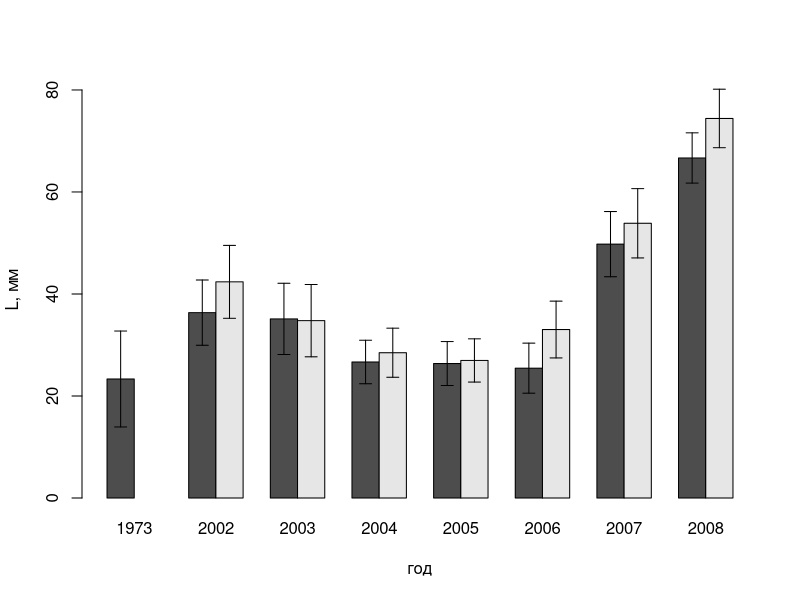

Write R code to recreate this figure. (Note: this script raises an error after producing the figure.)
setwd("~/Dropbox/PhD_thesis/PhD_thesis/after_Deryuginskie")

#загружаем исходники
ishodnik<-read.table("Macoma_Cerastoderma_Mya_size.csv", header=T, sep=";", dec=",")
str(ishodnik)

samples.names<-read.table(file="samples.csv", sep=";", dec=",", head=T)

## ДЕЛАЕМ ОЦЕНКУ ОБИЛИЯ ДЛЯ СРАВНЕНИЯ С 1973 ГОДОМ, ОТРЕЗАЯ ВСЕХ КТО МЕНЬШЕ 5ММ, т.к.ТАМ МЫЛИ НА 5 мм сите
#####

#данные за 1973 год (по: Агарова и др., 1976)
Macoma_1973_sqmeter<-c(16,42, 12)
cockle_1973_sqmeter<-c(10,3,5,10)
Mya_1973_sqmeter<-c(10)

Macoma_1973_mean<-mean(Macoma_1973_sqmeter)
Macoma_1973_SEM<-sd(Macoma_1973_sqmeter)/sqrt(3)

cockle_1973_mean<-mean(cockle_1973_sqmeter)
cockle_1973_SEM<-sd(cockle_1973_sqmeter)/sqrt(4)



#фильтруем все данные крупнее 5 мм для сравнения с 70ми годами
ish_more_5mm<-subset(ishodnik, ishodnik$Length.mm>=5)

# делаем отдельные датасеты для макомы и сердцевидки и мии
ish_Macoma_5mm<-subset(ish_more_5mm, ish_more_5mm$species=="Macoma balthica")

ish_cockle_5mm<-subset(ish_more_5mm, ish_more_5mm$species=="Cerastoderma edule")

ish_Mya_5mm<-subset(ish_more_5mm, ish_more_5mm$species=="Mya arenaria")

#считаем число особей в пробах, убирая качественные выборки
(Macoma_N_samples_5mm<-table(ish_Macoma_5mm$year[ish_Macoma_5mm$samples!="kach", drop=T], ish_Macoma_5mm$samples[ish_Macoma_5mm$samples!="kach", drop=T]))
(Macoma_N_samples_5mm.df<-as.data.frame(Macoma_N_samples_5mm))
names(Macoma_N_samples_5mm.df)<-c("year", "sample", "N_sample")

cockle_N_samples_5mm<-table(ish_cockle_5mm$year[ish_cockle_5mm$samples!="kach",drop=T], ish_cockle_5mm$samples[ish_cockle_5mm$samples!="kach", drop=T])
cockle_N_samples_5mm.df<-as.data.frame(cockle_N_samples_5mm)
names(cockle_N_samples_5mm.df)<-c("year", "sample", "N_sample")

(Mya_N_samples_5mm<-table(ish_Mya_5mm$year[ish_Mya_5mm$samples!="kach", drop=T], ish_Mya_5mm$samples[ish_Mya_5mm$samples!="kach", drop=T]))
(Mya_N_samples_5mm.df<-as.data.frame(Mya_N_samples_5mm))
names(Mya_N_samples_5mm.df)<-c("year", "sample", "N_sample")

# надо вычеркнуть те пробы которых нету
for (i in 1:length(levels(Macoma_N_samples_5mm.df$year)))
{ (xxx<-Macoma_N_samples_5mm.df$sample[Macoma_N_samples_5mm.df$year==levels(Macoma_N_samples_5mm.df$year)[i] ]%in%
     samples.names$sample[samples.names$year==levels(Macoma_N_samples_5mm.df$year)[i]])
  antixxx<-as.logical(1-xxx)
  Macoma_N_samples_5mm.df$N_sample[Macoma_N_samples_5mm.df$year==levels(Macoma_N_samples_5mm.df$year)[i]][antixxx]<-NA
}

for (i in 1:length(levels(cockle_N_samples_5mm.df$year)))
{ (xxx<-cockle_N_samples_5mm.df$sample[cockle_N_samples_5mm.df$year==levels(cockle_N_samples_5mm.df$year)[i] ]%in%
     samples.names$sample[samples.names$year==levels(cockle_N_samples_5mm.df$year)[i]])
  antixxx<-as.logical(1-xxx)
  cockle_N_samples_5mm.df$N_sample[cockle_N_samples_5mm.df$year==levels(cockle_N_samples_5mm.df$year)[i]][antixxx]<-NA
}

for (i in 1:length(levels(Mya_N_samples_5mm.df$year)))
{ (xxx<-Mya_N_samples_5mm.df$sample[Mya_N_samples_5mm.df$year==levels(Mya_N_samples_5mm.df$year)[i] ]%in%
     samples.names$sample[samples.names$year==levels(Mya_N_samples_5mm.df$year)[i]])
  antixxx<-as.logical(1-xxx)
  Mya_N_samples_5mm.df$N_sample[Mya_N_samples_5mm.df$year==levels(Mya_N_samples_5mm.df$year)[i]][antixxx]<-NA
}

#объединяем две таблички в одну - чтобы пририсовать, какая площадь и считаем на квадратный метр
# аналог функции merge из Шипунова и Ко (стр.237)
recode <- function(var, from, to)
{
  x <- as.vector(var)
  x.tmp <- x
  for (i in 1:length(from)) {x <- replace(x, x.tmp == from[i],
                                          to[i])}
  if(is.factor(var)) factor(x) else x
}

samp<-recode(Macoma_N_samples_5mm.df$sample, samples.names$sample, as.numeric(samples.names$square))
Macoma_N_samples_5mm.df<-(cbind(square=as.numeric(as.character(samp)), Macoma_N_samples_5mm.df))
Macoma_N_samples_5mm.df$N_sqmeter<-Macoma_N_samples_5mm.df$N_sample * Macoma_N_samples_5mm.df$square


samp<-recode(cockle_N_samples_5mm.df$sample, samples.names$sample, as.numeric(samples.names$square))
(cockle_N_samples_5mm.df<-(cbind(square=as.numeric(as.character(samp)), cockle_N_samples_5mm.df)))
cockle_N_samples_5mm.df$N_sqmeter<-cockle_N_samples_5mm.df$N_sample * cockle_N_samples_5mm.df$square

samp<-recode(Mya_N_samples_5mm.df$sample, samples.names$sample, as.numeric(samples.names$square))
Mya_N_samples_5mm.df<-(cbind(square=as.numeric(as.character(samp)), Mya_N_samples_5mm.df))
Mya_N_samples_5mm.df$N_sqmeter<-Mya_N_samples_5mm.df$N_sample * Mya_N_samples_5mm.df$square

#теперь считаем средние численности и ошибки в каждом году
(n.samples<-table(samples.names$year[samples.names$square==10 | samples.names$square==30]))

Macoma_5mm_mean<-tapply(Macoma_N_samples_5mm.df$N_sqmeter, INDEX=Macoma_N_samples_5mm.df$year, mean, na.rm=T)
Macoma_5mm_sd<-tapply(Macoma_N_samples_5mm.df$N_sqmeter, INDEX=Macoma_N_samples_5mm.df$year, sd, na.rm=T)
Macoma_5mm_SEM<-Macoma_5mm_sd/sqrt(n.samples)

cockle_5mm_mean<-tapply(cockle_N_samples_5mm.df$N_sqmeter, INDEX=cockle_N_samples_5mm.df$year, mean, na.rm=T)
cockle_5mm_sd<-tapply(cockle_N_samples_5mm.df$N_sqmeter, INDEX=cockle_N_samples_5mm.df$year, sd, na.rm=T)
cockle_5mm_SEM<-cockle_5mm_sd/sqrt(n.samples)

Mya_5mm_mean<-tapply(Mya_N_samples_5mm.df$N_sqmeter, INDEX=Mya_N_samples_5mm.df$year, mean, na.rm=T)
Mya_5mm_sd<-tapply(Mya_N_samples_5mm.df$N_sqmeter, INDEX=Mya_N_samples_5mm.df$year, sd, na.rm=T)
Mya_5mm_SEM<-Mya_5mm_sd/sqrt(n.samples)

#####

## Считаем динамику обилия с учетом всех особей.
#####

# делаем отдельные датасеты для макомы и сердцевидки
ish_Macoma<-subset(ishodnik, ishodnik$species=="Macoma balthica")

ish_cockle<-subset(ishodnik, ishodnik$species=="Cerastoderma edule")

ish_Mya<-subset(ishodnik,ishodnik$species=="Mya arenaria")

#считаем число особей в пробах, убирая качественные выборки
(Macoma_N_samples<-table(ish_Macoma$year[ish_Macoma$samples!="kach", drop=T], ish_Macoma$samples[ish_Macoma$samples!="kach", drop=T]))
(Macoma_N_samples.df<-as.data.frame(Macoma_N_samples))
names(Macoma_N_samples.df)<-c("year", "sample", "N_sample")

cockle_N_samples<-table(ish_cockle$year[ish_cockle$samples!="kach",drop=T], ish_cockle$samples[ish_cockle$samples!="kach", drop=T])
cockle_N_samples.df<-as.data.frame(cockle_N_samples)
names(cockle_N_samples.df)<-c("year", "sample", "N_sample")

(Mya_N_samples<-table(ish_Mya$year[ish_Mya$samples!="kach", drop=T], ish_Mya$samples[ish_Mya$samples!="kach", drop=T]))
(Mya_N_samples.df<-as.data.frame(Mya_N_samples))
names(Mya_N_samples.df)<-c("year", "sample", "N_sample")

# надо вычеркнуть те пробы которых нету
for (i in 1:length(levels(Macoma_N_samples.df$year)))
{ (xxx<-Macoma_N_samples.df$sample[Macoma_N_samples.df$year==levels(Macoma_N_samples.df$year)[i] ]%in%
     samples.names$sample[samples.names$year==levels(Macoma_N_samples.df$year)[i]])
  antixxx<-as.logical(1-xxx)
  Macoma_N_samples.df$N_sample[Macoma_N_samples.df$year==levels(Macoma_N_samples.df$year)[i]][antixxx]<-NA
}

for (i in 1:length(levels(cockle_N_samples.df$year)))
{ (xxx<-cockle_N_samples.df$sample[cockle_N_samples.df$year==levels(cockle_N_samples.df$year)[i] ]%in%
     samples.names$sample[samples.names$year==levels(cockle_N_samples.df$year)[i]])
  antixxx<-as.logical(1-xxx)
  cockle_N_samples.df$N_sample[cockle_N_samples.df$year==levels(cockle_N_samples.df$year)[i]][antixxx]<-NA
}

for (i in 1:length(levels(Mya_N_samples.df$year)))
{ (xxx<-Mya_N_samples.df$sample[Mya_N_samples.df$year==levels(Mya_N_samples.df$year)[i] ]%in%
     samples.names$sample[samples.names$year==levels(Mya_N_samples.df$year)[i]])
  antixxx<-as.logical(1-xxx)
  Mya_N_samples.df$N_sample[Mya_N_samples.df$year==levels(Mya_N_samples.df$year)[i]][antixxx]<-NA
}


#объединяем две таблички в одну - чтобы пририсовать, какая площадь и считаем на квадратный метр

samp<-recode(Macoma_N_samples.df$sample, samples.names$sample, as.numeric(samples.names$square))
Macoma_N_samples.df<-(cbind(square=as.numeric(as.character(samp)), Macoma_N_samples.df))
Macoma_N_samples.df$N_sqmeter<-Macoma_N_samples.df$N_sample * Macoma_N_samples.df$square


samp<-recode(cockle_N_samples.df$sample, samples.names$sample, as.numeric(samples.names$square))
(cockle_N_samples.df<-(cbind(square=as.numeric(as.character(samp)), cockle_N_samples.df)))
cockle_N_samples.df$N_sqmeter<-cockle_N_samples.df$N_sample * cockle_N_samples.df$square

samp<-recode(Mya_N_samples.df$sample, samples.names$sample, as.numeric(samples.names$square))
Mya_N_samples.df<-(cbind(square=as.numeric(as.character(samp)), Mya_N_samples.df))
Mya_N_samples.df$N_sqmeter<-Mya_N_samples.df$N_sample * Mya_N_samples.df$square

#теперь считаем средние численности и ошибки в каждом году

Macoma_mean<-tapply(Macoma_N_samples.df$N_sqmeter, INDEX=Macoma_N_samples.df$year, mean, na.rm=T)
Macoma_sd<-tapply(Macoma_N_samples.df$N_sqmeter, INDEX=Macoma_N_samples.df$year, sd, na.rm=T)
Macoma_SEM<-Macoma_sd/sqrt(n.samples)

cockle_mean<-tapply(cockle_N_samples.df$N_sqmeter, INDEX=cockle_N_samples.df$year, mean, na.rm=T)
cockle_sd<-tapply(cockle_N_samples.df$N_sqmeter, INDEX=cockle_N_samples.df$year, sd, na.rm=T)
cockle_SEM<-cockle_sd/sqrt(n.samples)

Mya_mean<-tapply(Mya_N_samples.df$N_sqmeter, INDEX=Mya_N_samples.df$year, mean, na.rm=T)
Mya_sd<-tapply(Mya_N_samples.df$N_sqmeter, INDEX=Mya_N_samples.df$year, sd, na.rm=T)
Mya_SEM<-Mya_sd/sqrt(n.samples)

#####


## рисуем графики
#на одном графике общее обилие и обилие тех кто больше 5 мм
Macoma_means<-matrix(c(Macoma_1973_mean, Macoma_5mm_mean, NA, Macoma_mean), nrow=8,ncol=2, byrow=F)
dimnames(Macoma_means)<-(list(c(1973, names(Macoma_mean)), c(">5mm", "all")))

pdf(file="Macoma_N_dynamic_all.pdf", family="NimbusSan")
barplot(t(Macoma_means),beside=T, main=NULL, sub=NULL, xlab="год", ylab="L, мм", ylim=c(0, max(Macoma_mean)+max(Macoma_SEM)))
arrows(x0=seq(1.5,24.5,3),
       y0=(c(Macoma_1973_mean, Macoma_5mm_mean) + c(Macoma_1973_SEM, Macoma_5mm_SEM)),
       x1=seq(1.5,24.5,3),
       y1=c(Macoma_1973_mean, Macoma_5mm_mean) - c(Macoma_1973_SEM, Macoma_5mm_SEM),
       angle=90, code=3, length=.06)
arrows(x0=seq(2.5,25.5,3),
       y0=(c(NA, Macoma_mean) + c(NA, Macoma_SEM)),
       x1=seq(2.5,25.5,3),
       y1=(c(NA, Macoma_mean) - c(NA, Macoma_SEM)),
       angle=90, code=3, length=.06)
dev.off()
embedFonts("Macoma_N_dynamic_all.pdf") #встройка шрифтов в файл


cockle_means<-matrix(c(cockle_1973_mean, cockle_5mm_mean, NA, cockle_mean), nrow=8,ncol=2, byrow=F)
dimnames(cockle_means)<-(list(c(1973, names(cockle_mean)), c(">5mm", "all")))

pdf(file="cockle_N_dynamic_all.pdf", family="NimbusSan")
barplot(t(cockle_means),beside=T, main=NULL, sub=NULL, xlab="год", ylab="L, мм", ylim=c(0, max(cockle_mean)+max(cockle_SEM)+1))
arrows(x0=seq(1.5,24.5,3),
       y0=(c(cockle_1973_mean, cockle_5mm_mean) + c(cockle_1973_SEM, cockle_5mm_SEM)),
       x1=seq(1.5,24.5,3),
       y1=c(cockle_1973_mean, cockle_5mm_mean) - c(cockle_1973_SEM, cockle_5mm_SEM),
       angle=90, code=3, length=.06)
arrows(x0=seq(2.5,25.5,3),
       y0=(c(NA, cockle_mean) + c(NA, cockle_SEM)),
       x1=seq(2.5,25.5,3),
       y1=(c(NA, cockle_mean) - c(NA, cockle_SEM)),
       angle=90, code=3, length=.06)
dev.off()
embedFonts("cockle_N_dynamic_all.pdf") #встройка шрифтов в файл

Mya_means<-matrix(c(Mya_1973_sqmeter, Mya_5mm_mean, NA, Mya_mean), nrow=8,ncol=2, byrow=F)
dimnames(Mya_means)<-(list(c(1973, names(Mya_mean)), c(">5mm", "all")))

pdf(file="Mya_N_dynamic_all.pdf", family="NimbusSan")
barplot(t(Mya_means),beside=T, main=NULL, sub=NULL, xlab="год", ylab="L, мм", ylim=c(0, max(Mya_mean)+max(Mya_SEM)))
arrows(x0=seq(1.5,24.5,3),
       y0=(c(Mya_1973_mean, Mya_5mm_mean) + c(Mya_1973_SEM, Mya_5mm_SEM)),
       x1=seq(1.5,24.5,3),
       y1=c(Mya_1973_mean, Mya_5mm_mean) - c(Mya_1973_SEM, Mya_5mm_SEM),
       angle=90, code=3, length=.06)
arrows(x0=seq(2.5,25.5,3),
       y0=(c(NA, Mya_mean) + c(NA, Mya_SEM)),
       x1=seq(2.5,25.5,3),
       y1=(c(NA, Mya_mean) - c(NA, Mya_SEM)),
       angle=90, code=3, length=.06)
dev.off()
embedFonts("Mya_N_dynamic_all.pdf") #встройка шрифтов в файл



#гистограммы - размерная структура
library(lattice)

pdf(file="size_structure_Macoma_Cerastoderma_Mya.pdf", family="NimbusSan", width=190, height=280, paper="a4")
histogram(~ishodnik$Length.mm | ishodnik$species + ordered(ishodnik$year, levels<-c(2008, 2007, 2006, 2005, 2004, 2003, 2002)))
dev.off()
embedFonts("size_structure_Macoma_Cerastoderma_Mya.pdf")
